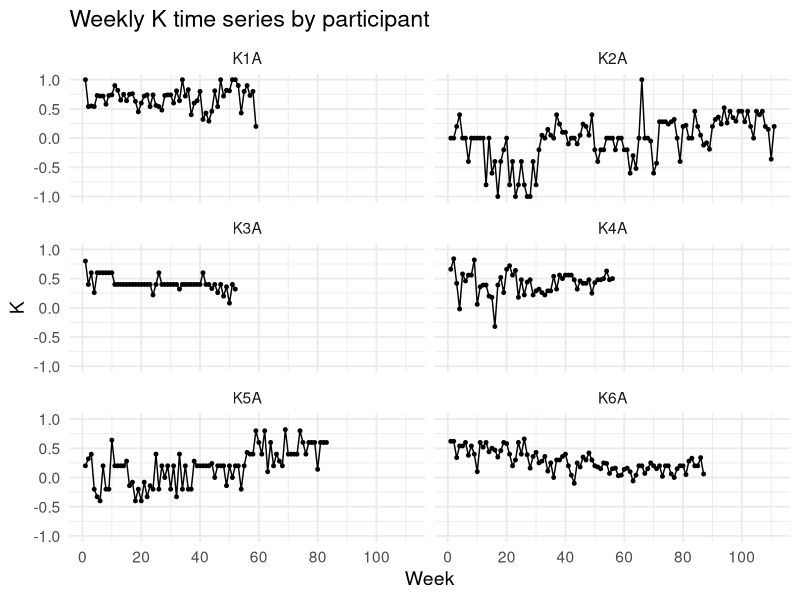
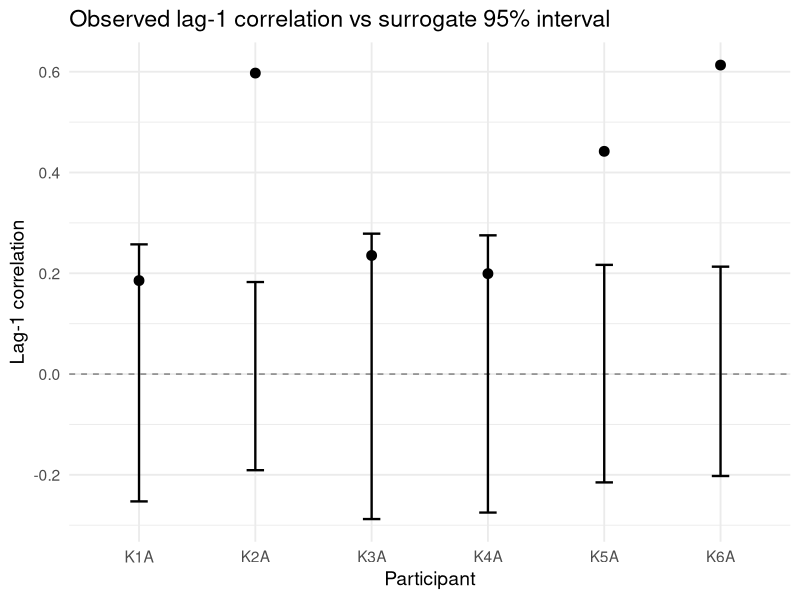

Recreate these plots in R, in order.
## ---- chunk 1
library(readxl)
df <- read_excel("data/cbtdata.xlsx")
names(df)
#head(df)
#str(df)
## ---- chunk 2
library(tidyverse)
df_k <- df %>% 
  select(Semaine, K1A, K2A, K3A, K4A, K5A, K6A)
head(df_k)
## ---- chunk 3
df_long <- df_k %>%
  pivot_longer(
    cols = -Semaine,
    names_to = "participant",
    values_to = "K"
  )

head(df_long)
str(df_long)
## ---- chunk 4
sum(is.na(df_long$K))
colSums(is.na(df_k))
df_long <- df_long %>%
  drop_na(K)

sum(is.na(df_long$K))
head(df_long)
df_long %>%
  count(participant)
## ---- chunk 5
p1 <- ggplot(df_long, aes(x = Semaine, y = K)) +
  geom_line() +
  geom_point(size = 1) +
  facet_wrap(~ participant, ncol = 2) +
  labs(
    title = "Weekly K time series by participant",
    x = "Week",
    y = "K"
  ) +
  scale_x_continuous(breaks = seq(0, 120, by = 20)) +
  theme_minimal(base_size = 14)

p1
## ---- chunk 6
df_lag <- df_long %>%
  group_by(participant) %>%
  arrange(Semaine, .by_group = TRUE) %>%
  mutate(
    prev_week = lag(Semaine),
    K_lag1 = lag(K),
    consecutive = (Semaine - prev_week == 1)
  ) %>%
  ungroup()

head(df_lag, 15)

df_lag_valid <- df_lag %>%
  filter(consecutive == TRUE)

df_lag_valid %>%
  count(participant)

acf_results <- df_lag_valid %>%
  group_by(participant) %>%
  summarise(
    lag1_acf = cor(K, K_lag1, use = "complete.obs"),
    n_pairs = n()
  )

acf_results

## ---- chunk 7
set.seed(123)

n_surrogates <- 1000

surrogate_results <- df_lag_valid %>%
  group_by(participant) %>%
  group_modify(~{
    observed <- cor(.x$K, .x$K_lag1, use = "complete.obs")
    
    shuffled <- replicate(n_surrogates, {
      shuffled_K <- sample(.x$K)
      cor(shuffled_K, .x$K_lag1, use = "complete.obs")
    })
    
    tibble(
      observed_acf = observed,
      shuffled_mean = mean(shuffled, na.rm = TRUE),
      shuffled_sd = sd(shuffled, na.rm = TRUE),
      lower_2.5 = quantile(shuffled, 0.025, na.rm = TRUE),
      upper_97.5 = quantile(shuffled, 0.975, na.rm = TRUE),
      p_two_sided = mean(abs(shuffled) >= abs(observed), na.rm = TRUE)
    )
  }) %>%
  ungroup()

surrogate_results
## ---- chunk 8
library(ggplot2)

p_surrogate <- ggplot(surrogate_results, aes(x = participant, y = observed_acf)) +
  geom_hline(yintercept = 0, linetype = "dashed", color = "grey50") +
  geom_errorbar(
    aes(ymin = lower_2.5, ymax = upper_97.5),
    width = 0.15,
    size = 0.8
  ) +
  geom_point(size = 3) +
  labs(
    title = "Observed lag-1 correlation vs surrogate 95% interval",
    x = "Participant",
    y = "Lag-1 correlation"
  ) +
  theme_minimal(base_size = 14)

p_surrogate
